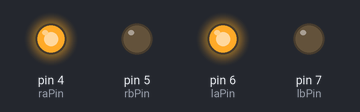
A sketch run on a simulated Arduino Uno, built with avr-gcc and run on an emulated ATmega328P. Parts: output pins drawn as LEDs (lit = HIGH).

Above: at 0.7 s.
At 5.2 s:
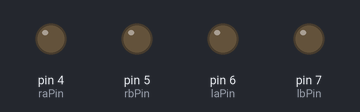
Timing chart, 0 to 6.9 s (numbered marks = the images above):
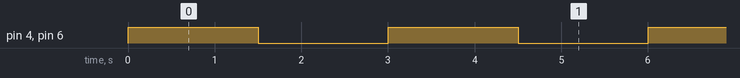

Measured:
- by itself, pin 4 (raPin), pin 6 (laPin): alternates HIGH for 1.5 s and LOW for 1.5 s

The sketch:

motors.ino
```cpp
#define lbPin 7
#define laPin 6
#define raPin 4
#define rbPin 5


void setup() {
  pinMode(lbPin, OUTPUT);
  pinMode(laPin, OUTPUT);
  pinMode(rbPin, OUTPUT);
  pinMode(raPin, OUTPUT);

}

void loop() {
digitalWrite(raPin, HIGH);
digitalWrite(laPin, HIGH);
delay(1500);
digitalWrite(raPin, LOW);
digitalWrite(laPin, LOW);
delay(1500);


}
```
